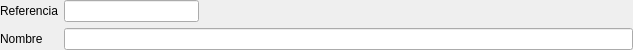
<?xml version="1.0" encoding="UTF-8"?>
<ui version="4.0">
 <class>Form</class>
 <widget class="QWidget" name="Form">
  <property name="geometry">
   <rect>
    <x>0</x>
    <y>0</y>
    <width>633</width>
    <height>49</height>
   </rect>
  </property>
  <property name="windowTitle">
   <string>Form</string>
  </property>
  <layout class="QGridLayout" name="gridLayout">
   <property name="margin">
    <number>0</number>
   </property>
   <item row="0" column="0">
    <widget class="QLabel" name="label">
     <property name="text">
      <string>Referencia</string>
     </property>
    </widget>
   </item>
   <item row="0" column="1">
    <widget class="DBLineEdit" name="db_codimpuesto">
     <property name="fieldName">
      <string>codimpuesto</string>
     </property>
     <property name="dataEditable">
      <bool>true</bool>
     </property>
    </widget>
   </item>
   <item row="0" column="2">
    <spacer name="horizontalSpacer">
     <property name="orientation">
      <enum>Qt::Horizontal</enum>
     </property>
     <property name="sizeHint" stdset="0">
      <size>
       <width>428</width>
       <height>20</height>
      </size>
     </property>
    </spacer>
   </item>
   <item row="1" column="0">
    <widget class="QLabel" name="label_2">
     <property name="text">
      <string>Nombre</string>
     </property>
    </widget>
   </item>
   <item row="1" column="1" colspan="2">
    <widget class="DBLineEdit" name="db_nombre">
     <property name="fieldName">
      <string>nombre</string>
     </property>
     <property name="dataEditable">
      <bool>true</bool>
     </property>
    </widget>
   </item>
  </layout>
 </widget>
 <customwidgets>
  <customwidget>
   <class>DBLineEdit</class>
   <extends>QLineEdit</extends>
   <header>widgets/dblineedit.h</header>
  </customwidget>
 </customwidgets>
 <resources/>
 <connections/>
</ui>
